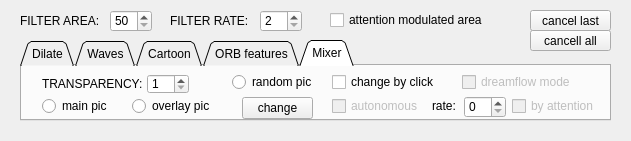
<?xml version="1.0" encoding="UTF-8"?>
<ui version="4.0">
 <class>ocvcontrols</class>
 <widget class="QWidget" name="ocvcontrols">
  <property name="geometry">
   <rect>
    <x>0</x>
    <y>0</y>
    <width>631</width>
    <height>141</height>
   </rect>
  </property>
  <property name="windowTitle">
   <string>Form</string>
  </property>
  <widget class="QTabWidget" name="tabWidget">
   <property name="geometry">
    <rect>
     <x>20</x>
     <y>40</y>
     <width>591</width>
     <height>81</height>
    </rect>
   </property>
   <property name="autoFillBackground">
    <bool>false</bool>
   </property>
   <property name="tabShape">
    <enum>QTabWidget::Triangular</enum>
   </property>
   <property name="currentIndex">
    <number>4</number>
   </property>
   <widget class="QWidget" name="Dilate">
    <attribute name="title">
     <string>Dilate</string>
    </attribute>
    <widget class="QLabel" name="label_8">
     <property name="geometry">
      <rect>
       <x>20</x>
       <y>13</y>
       <width>91</width>
       <height>16</height>
      </rect>
     </property>
     <property name="text">
      <string>SIZE:</string>
     </property>
    </widget>
    <widget class="QSpinBox" name="spinBox_8">
     <property name="geometry">
      <rect>
       <x>60</x>
       <y>10</y>
       <width>42</width>
       <height>22</height>
      </rect>
     </property>
     <property name="minimum">
      <number>1</number>
     </property>
     <property name="maximum">
      <number>3</number>
     </property>
     <property name="singleStep">
      <number>1</number>
     </property>
     <property name="value">
      <number>3</number>
     </property>
    </widget>
    <widget class="QRadioButton" name="radioButton">
     <property name="geometry">
      <rect>
       <x>130</x>
       <y>30</y>
       <width>111</width>
       <height>20</height>
      </rect>
     </property>
     <property name="text">
      <string>MORPH_RECT</string>
     </property>
    </widget>
    <widget class="QRadioButton" name="radioButton_2">
     <property name="geometry">
      <rect>
       <x>250</x>
       <y>30</y>
       <width>121</width>
       <height>20</height>
      </rect>
     </property>
     <property name="text">
      <string>MORPH_CROSS</string>
     </property>
    </widget>
    <widget class="QLabel" name="label_9">
     <property name="geometry">
      <rect>
       <x>260</x>
       <y>10</y>
       <width>101</width>
       <height>16</height>
      </rect>
     </property>
     <property name="text">
      <string>DILATION_TYPE</string>
     </property>
    </widget>
    <widget class="QRadioButton" name="radioButton_3">
     <property name="geometry">
      <rect>
       <x>370</x>
       <y>30</y>
       <width>121</width>
       <height>20</height>
      </rect>
     </property>
     <property name="text">
      <string>MORPH_ELLIPSE</string>
     </property>
    </widget>
   </widget>
   <widget class="QWidget" name="Waves">
    <attribute name="title">
     <string>Waves</string>
    </attribute>
    <widget class="QLabel" name="label_6">
     <property name="geometry">
      <rect>
       <x>20</x>
       <y>13</y>
       <width>91</width>
       <height>16</height>
      </rect>
     </property>
     <property name="text">
      <string>FREQUENCY:</string>
     </property>
    </widget>
    <widget class="QSpinBox" name="spinBox_6">
     <property name="geometry">
      <rect>
       <x>100</x>
       <y>10</y>
       <width>42</width>
       <height>22</height>
      </rect>
     </property>
     <property name="minimum">
      <number>4</number>
     </property>
     <property name="maximum">
      <number>60</number>
     </property>
     <property name="singleStep">
      <number>1</number>
     </property>
     <property name="value">
      <number>5</number>
     </property>
    </widget>
    <widget class="QLabel" name="label_7">
     <property name="geometry">
      <rect>
       <x>160</x>
       <y>13</y>
       <width>81</width>
       <height>16</height>
      </rect>
     </property>
     <property name="text">
      <string>AMPLITUDE:</string>
     </property>
    </widget>
    <widget class="QSpinBox" name="spinBox_7">
     <property name="geometry">
      <rect>
       <x>240</x>
       <y>10</y>
       <width>42</width>
       <height>22</height>
      </rect>
     </property>
     <property name="minimum">
      <number>2</number>
     </property>
     <property name="maximum">
      <number>25</number>
     </property>
     <property name="singleStep">
      <number>1</number>
     </property>
     <property name="value">
      <number>5</number>
     </property>
    </widget>
   </widget>
   <widget class="QWidget" name="Cartoon">
    <attribute name="title">
     <string>Cartoon</string>
    </attribute>
    <widget class="QLabel" name="label_3">
     <property name="geometry">
      <rect>
       <x>20</x>
       <y>10</y>
       <width>91</width>
       <height>16</height>
      </rect>
     </property>
     <property name="text">
      <string>KERNEL_SIZE:</string>
     </property>
    </widget>
    <widget class="QSpinBox" name="spinBox_3">
     <property name="geometry">
      <rect>
       <x>110</x>
       <y>7</y>
       <width>42</width>
       <height>22</height>
      </rect>
     </property>
     <property name="minimum">
      <number>3</number>
     </property>
     <property name="maximum">
      <number>15</number>
     </property>
     <property name="singleStep">
      <number>2</number>
     </property>
     <property name="value">
      <number>5</number>
     </property>
    </widget>
    <widget class="QLabel" name="label_4">
     <property name="geometry">
      <rect>
       <x>170</x>
       <y>10</y>
       <width>91</width>
       <height>16</height>
      </rect>
     </property>
     <property name="text">
      <string>SIGMA_COLOR:</string>
     </property>
    </widget>
    <widget class="QSpinBox" name="spinBox_4">
     <property name="geometry">
      <rect>
       <x>270</x>
       <y>7</y>
       <width>42</width>
       <height>22</height>
      </rect>
     </property>
     <property name="minimum">
      <number>2</number>
     </property>
     <property name="maximum">
      <number>100</number>
     </property>
     <property name="singleStep">
      <number>2</number>
     </property>
     <property name="value">
      <number>5</number>
     </property>
    </widget>
    <widget class="QLabel" name="label_5">
     <property name="geometry">
      <rect>
       <x>330</x>
       <y>10</y>
       <width>91</width>
       <height>16</height>
      </rect>
     </property>
     <property name="text">
      <string>SIGMA_SPACE:</string>
     </property>
    </widget>
    <widget class="QSpinBox" name="spinBox_5">
     <property name="geometry">
      <rect>
       <x>430</x>
       <y>7</y>
       <width>42</width>
       <height>22</height>
      </rect>
     </property>
     <property name="minimum">
      <number>2</number>
     </property>
     <property name="maximum">
      <number>100</number>
     </property>
     <property name="singleStep">
      <number>2</number>
     </property>
     <property name="value">
      <number>5</number>
     </property>
    </widget>
   </widget>
   <widget class="QWidget" name="tab">
    <attribute name="title">
     <string>ORB features</string>
    </attribute>
    <widget class="QLabel" name="label_10">
     <property name="geometry">
      <rect>
       <x>20</x>
       <y>10</y>
       <width>91</width>
       <height>16</height>
      </rect>
     </property>
     <property name="text">
      <string>N_FEATURES:</string>
     </property>
    </widget>
    <widget class="QSpinBox" name="spinBox_9">
     <property name="geometry">
      <rect>
       <x>110</x>
       <y>8</y>
       <width>42</width>
       <height>22</height>
      </rect>
     </property>
     <property name="minimum">
      <number>30</number>
     </property>
     <property name="maximum">
      <number>600</number>
     </property>
     <property name="singleStep">
      <number>10</number>
     </property>
     <property name="value">
      <number>30</number>
     </property>
    </widget>
    <widget class="QSpinBox" name="spinBox_10">
     <property name="geometry">
      <rect>
       <x>110</x>
       <y>31</y>
       <width>42</width>
       <height>22</height>
      </rect>
     </property>
     <property name="minimum">
      <number>2</number>
     </property>
     <property name="maximum">
      <number>16</number>
     </property>
     <property name="singleStep">
      <number>1</number>
     </property>
     <property name="value">
      <number>16</number>
     </property>
    </widget>
    <widget class="QLabel" name="label_11">
     <property name="geometry">
      <rect>
       <x>20</x>
       <y>34</y>
       <width>91</width>
       <height>16</height>
      </rect>
     </property>
     <property name="text">
      <string>N_LEVELS:</string>
     </property>
    </widget>
    <widget class="QSpinBox" name="spinBox_11">
     <property name="geometry">
      <rect>
       <x>280</x>
       <y>31</y>
       <width>42</width>
       <height>22</height>
      </rect>
     </property>
     <property name="minimum">
      <number>5</number>
     </property>
     <property name="maximum">
      <number>50</number>
     </property>
     <property name="singleStep">
      <number>1</number>
     </property>
     <property name="value">
      <number>16</number>
     </property>
    </widget>
    <widget class="QLabel" name="label_12">
     <property name="geometry">
      <rect>
       <x>170</x>
       <y>10</y>
       <width>111</width>
       <height>16</height>
      </rect>
     </property>
     <property name="text">
      <string>scale_FACTOR:</string>
     </property>
    </widget>
    <widget class="QLabel" name="label_13">
     <property name="geometry">
      <rect>
       <x>170</x>
       <y>34</y>
       <width>101</width>
       <height>16</height>
      </rect>
     </property>
     <property name="text">
      <string>edge_TRESHOLD:</string>
     </property>
    </widget>
    <widget class="QDoubleSpinBox" name="doubleSpinBox">
     <property name="geometry">
      <rect>
       <x>280</x>
       <y>8</y>
       <width>41</width>
       <height>22</height>
      </rect>
     </property>
     <property name="decimals">
      <number>1</number>
     </property>
     <property name="minimum">
      <double>1.100000000000000</double>
     </property>
     <property name="maximum">
      <double>1.100000000000000</double>
     </property>
     <property name="singleStep">
      <double>0.100000000000000</double>
     </property>
    </widget>
    <widget class="QPushButton" name="pushButton_4">
     <property name="geometry">
      <rect>
       <x>340</x>
       <y>13</y>
       <width>121</width>
       <height>28</height>
      </rect>
     </property>
     <property name="text">
      <string>features color..</string>
     </property>
    </widget>
    <widget class="QCheckBox" name="checkBox_3">
     <property name="geometry">
      <rect>
       <x>480</x>
       <y>17</y>
       <width>81</width>
       <height>20</height>
      </rect>
     </property>
     <property name="text">
      <string>random</string>
     </property>
    </widget>
   </widget>
   <widget class="QWidget" name="tab_2">
    <attribute name="title">
     <string>Mixer</string>
    </attribute>
    <widget class="QRadioButton" name="radioButton_4">
     <property name="geometry">
      <rect>
       <x>20</x>
       <y>30</y>
       <width>95</width>
       <height>20</height>
      </rect>
     </property>
     <property name="text">
      <string>main pic</string>
     </property>
    </widget>
    <widget class="QRadioButton" name="radioButton_5">
     <property name="geometry">
      <rect>
       <x>110</x>
       <y>30</y>
       <width>95</width>
       <height>20</height>
      </rect>
     </property>
     <property name="text">
      <string>overlay pic</string>
     </property>
    </widget>
    <widget class="QLabel" name="label_14">
     <property name="geometry">
      <rect>
       <x>20</x>
       <y>10</y>
       <width>101</width>
       <height>16</height>
      </rect>
     </property>
     <property name="text">
      <string>TRANSPARENCY:</string>
     </property>
    </widget>
    <widget class="QSpinBox" name="spinBox_12">
     <property name="geometry">
      <rect>
       <x>125</x>
       <y>8</y>
       <width>42</width>
       <height>20</height>
      </rect>
     </property>
     <property name="minimum">
      <number>1</number>
     </property>
     <property name="maximum">
      <number>99</number>
     </property>
    </widget>
    <widget class="QRadioButton" name="radioButton_6">
     <property name="geometry">
      <rect>
       <x>210</x>
       <y>6</y>
       <width>95</width>
       <height>20</height>
      </rect>
     </property>
     <property name="text">
      <string>random pic</string>
     </property>
    </widget>
    <widget class="QPushButton" name="pushButton_3">
     <property name="geometry">
      <rect>
       <x>220</x>
       <y>31</y>
       <width>71</width>
       <height>22</height>
      </rect>
     </property>
     <property name="text">
      <string>change</string>
     </property>
    </widget>
    <widget class="QCheckBox" name="checkBox_2">
     <property name="geometry">
      <rect>
       <x>310</x>
       <y>6</y>
       <width>111</width>
       <height>20</height>
      </rect>
     </property>
     <property name="text">
      <string>change by click</string>
     </property>
    </widget>
    <widget class="QCheckBox" name="checkBox_4">
     <property name="enabled">
      <bool>false</bool>
     </property>
     <property name="geometry">
      <rect>
       <x>440</x>
       <y>6</y>
       <width>131</width>
       <height>20</height>
      </rect>
     </property>
     <property name="text">
      <string>dreamflow mode</string>
     </property>
    </widget>
    <widget class="QCheckBox" name="checkBox_5">
     <property name="enabled">
      <bool>false</bool>
     </property>
     <property name="geometry">
      <rect>
       <x>310</x>
       <y>30</y>
       <width>101</width>
       <height>20</height>
      </rect>
     </property>
     <property name="text">
      <string>autonomous</string>
     </property>
    </widget>
    <widget class="QSpinBox" name="spinBox_13">
     <property name="geometry">
      <rect>
       <x>442</x>
       <y>30</y>
       <width>42</width>
       <height>22</height>
      </rect>
     </property>
    </widget>
    <widget class="QLabel" name="label_15">
     <property name="geometry">
      <rect>
       <x>410</x>
       <y>32</y>
       <width>31</width>
       <height>16</height>
      </rect>
     </property>
     <property name="text">
      <string>rate:</string>
     </property>
    </widget>
    <widget class="QCheckBox" name="checkBox_6">
     <property name="enabled">
      <bool>false</bool>
     </property>
     <property name="geometry">
      <rect>
       <x>490</x>
       <y>30</y>
       <width>91</width>
       <height>20</height>
      </rect>
     </property>
     <property name="text">
      <string>by attention</string>
     </property>
    </widget>
   </widget>
  </widget>
  <widget class="QLabel" name="label">
   <property name="geometry">
    <rect>
     <x>20</x>
     <y>13</y>
     <width>81</width>
     <height>16</height>
    </rect>
   </property>
   <property name="text">
    <string>FILTER AREA:</string>
   </property>
  </widget>
  <widget class="QSpinBox" name="spinBox">
   <property name="geometry">
    <rect>
     <x>110</x>
     <y>10</y>
     <width>42</width>
     <height>22</height>
    </rect>
   </property>
   <property name="minimum">
    <number>50</number>
   </property>
   <property name="maximum">
    <number>800</number>
   </property>
   <property name="singleStep">
    <number>10</number>
   </property>
  </widget>
  <widget class="QLabel" name="label_2">
   <property name="geometry">
    <rect>
     <x>170</x>
     <y>13</y>
     <width>81</width>
     <height>16</height>
    </rect>
   </property>
   <property name="text">
    <string>FILTER RATE:</string>
   </property>
  </widget>
  <widget class="QSpinBox" name="spinBox_2">
   <property name="geometry">
    <rect>
     <x>260</x>
     <y>10</y>
     <width>42</width>
     <height>22</height>
    </rect>
   </property>
   <property name="minimum">
    <number>2</number>
   </property>
   <property name="maximum">
    <number>20</number>
   </property>
  </widget>
  <widget class="QCheckBox" name="checkBox">
   <property name="geometry">
    <rect>
     <x>330</x>
     <y>10</y>
     <width>171</width>
     <height>20</height>
    </rect>
   </property>
   <property name="text">
    <string>attention modulated area</string>
   </property>
  </widget>
  <widget class="QPushButton" name="pushButton">
   <property name="geometry">
    <rect>
     <x>530</x>
     <y>10</y>
     <width>81</width>
     <height>21</height>
    </rect>
   </property>
   <property name="text">
    <string>cancel last</string>
   </property>
  </widget>
  <widget class="QPushButton" name="pushButton_2">
   <property name="geometry">
    <rect>
     <x>530</x>
     <y>30</y>
     <width>81</width>
     <height>21</height>
    </rect>
   </property>
   <property name="text">
    <string>cancell all</string>
   </property>
  </widget>
 </widget>
 <resources/>
 <connections/>
</ui>
